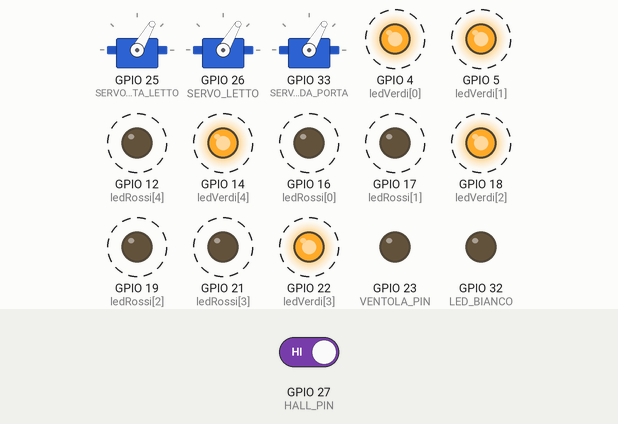
Simulated run of this sketch. Board: ESP32. Parts: 3 × servo, output pins drawn as LEDs (lit = HIGH). Dashed ring = blinking. Inputs (shaded band) come from the test bench; at power-on: GPIO 27 (HALL_PIN) HIGH. What the sketch prints to the serial monitor is not drawn.

Above: at 1.2 s.
1.3 s: GPIO 27 (HALL_PIN) driven LOW
At 1.57 s:
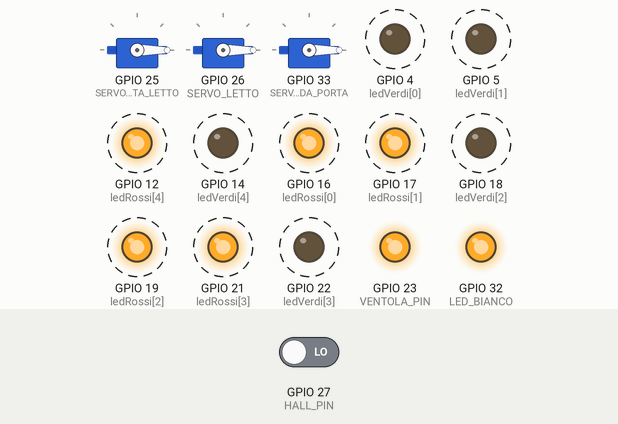
4.3 s: GPIO 27 (HALL_PIN) driven HIGH
At 5.07 s:
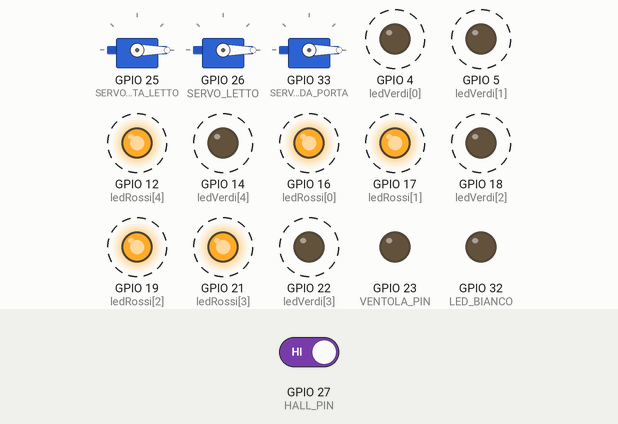
Timing chart, 0 to 13.3 s (numbered marks = the images above; inputs shaded):
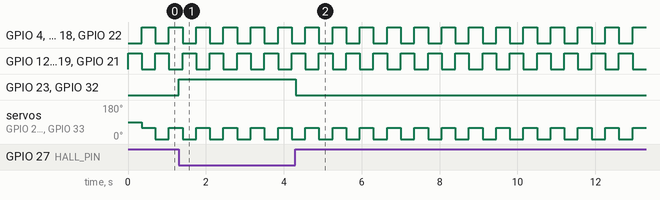

Measured:
- after the input at 1.3 s, GPIO 23 (VENTOLA_PIN), GPIO 32 (LED_BIANCO): LOW → HIGH at once
- after the input at 4.3 s, GPIO 23 (VENTOLA_PIN), GPIO 32 (LED_BIANCO): HIGH → LOW at once
- by itself, servo on GPIO 25 (SERVO_PORTA_LETTO), servo on GPIO 26 (SERVO_LETTO), servo on GPIO 33 (SERVO_SECONDA_PORTA): alternates 60° for 0.35 s and 0° for 0.35 s
- by itself, GPIO 4 (ledVerdi[0]), GPIO 5 (ledVerdi[1]), GPIO 12 (ledRossi[4]), GPIO 14 (ledVerdi[4]), GPIO 16 (ledRossi[0]), GPIO 17 (ledRossi[1]), GPIO 18 (ledVerdi[2]), GPIO 19 (ledRossi[2]), GPIO 21 (ledRossi[3]), GPIO 22 (ledVerdi[3]): alternates HIGH for 0.35 s and LOW for 0.35 s

The sketch:

esp32-camera-LATEST.ino
```cpp
#include <ESP32Servo.h>

/* ===== LED VERDI ===== */
int ledVerdi[] = {4, 5, 18, 22, 14};

/* ===== LED ROSSI ===== */
int ledRossi[] = {16, 17, 19, 21, 12};

/* ===== ALTRI PIN ===== */
#define LED_BIANCO   32
#define VENTOLA_PIN  23
#define HALL_PIN     27

#define SERVO_PORTA_LETTO   25
#define SERVO_LETTO         26
#define SERVO_SECONDA_PORTA 33

Servo servo1, servo2, servo3;

/* ===== TIMING HOUSE ===== */
unsigned long lastBeat = 0;
const int BEAT_DELAY = 350;
bool beatState = false;

void setup() {
  Serial.begin(115200);

  pinMode(LED_BIANCO, OUTPUT);
  pinMode(VENTOLA_PIN, OUTPUT);
  pinMode(HALL_PIN, INPUT);

  for (int i = 0; i < 5; i++) {
    pinMode(ledVerdi[i], OUTPUT);
    pinMode(ledRossi[i], OUTPUT);
  }

  servo1.attach(SERVO_PORTA_LETTO);
  servo2.attach(SERVO_LETTO);
  servo3.attach(SERVO_SECONDA_PORTA);

  // Stato iniziale: ROSSI ON
  for (int i = 0; i < 5; i++) {
    digitalWrite(ledVerdi[i], LOW);
    digitalWrite(ledRossi[i], HIGH);
  }

  digitalWrite(LED_BIANCO, LOW);
  digitalWrite(VENTOLA_PIN, LOW);

  Serial.println("✅ SKETCH DEFINITIVO AVVIATO");
}

void loop() {
  gestisciHall();
  houseBeat();
}

/* ================= FUNZIONI ================= */

void gestisciHall() {
  bool magnetePresente = (digitalRead(HALL_PIN) == LOW);

  digitalWrite(LED_BIANCO, magnetePresente);
  digitalWrite(VENTOLA_PIN, magnetePresente);
}

void houseBeat() {
  if (millis() - lastBeat >= BEAT_DELAY) {
    lastBeat = millis();
    beatState = !beatState;

    for (int i = 0; i < 5; i++) {
      digitalWrite(ledVerdi[i], beatState);
      digitalWrite(ledRossi[i], !beatState);
    }

    int angle = beatState ? 60 : 0;
    servo1.write(angle);
    servo2.write(angle);
    servo3.write(angle);
  }
}
```
